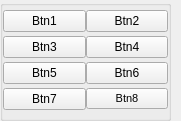
     <widget class="QWidget" name="page">
      <property name="geometry">
       <rect>
        <x>0</x>
        <y>0</y>
        <width>181</width>
        <height>121</height>
       </rect>
      </property>
      <attribute name="label">
       <string>按键</string>
      </attribute>
      <widget class="QGroupBox" name="groupBox">
       <property name="geometry">
        <rect>
         <x>0</x>
         <y>0</y>
         <width>171</width>
         <height>121</height>
        </rect>
       </property>
       <property name="title">
        <string/>
       </property>
       <layout class="QGridLayout" name="gridLayout_4">
        <property name="leftMargin">
         <number>0</number>
        </property>
        <property name="topMargin">
         <number>0</number>
        </property>
        <property name="rightMargin">
         <number>0</number>
        </property>
        <property name="bottomMargin">
         <number>0</number>
        </property>
        <property name="spacing">
         <number>0</number>
        </property>
        <item row="0" column="1">
         <widget class="QPushButton" name="Btn2">
          <property name="text">
           <string>Btn2</string>
          </property>
         </widget>
        </item>
        <item row="1" column="0">
         <widget class="QPushButton" name="Btn3">
          <property name="text">
           <string>Btn3</string>
          </property>
         </widget>
        </item>
        <item row="2" column="1">
         <widget class="QPushButton" name="Btn6">
          <property name="text">
           <string>Btn6</string>
          </property>
         </widget>
        </item>
        <item row="1" column="1">
         <widget class="QPushButton" name="Btn4">
          <property name="text">
           <string>Btn4</string>
          </property>
         </widget>
        </item>
        <item row="0" column="0">
         <widget class="QPushButton" name="Btn1">
          <property name="text">
           <string>Btn1</string>
          </property>
         </widget>
        </item>
        <item row="2" column="0">
         <widget class="QPushButton" name="Btn5">
          <property name="text">
           <string>Btn5</string>
          </property>
         </widget>
        </item>
        <item row="3" column="0">
         <widget class="QPushButton" name="Btn7">
          <property name="text">
           <string>Btn7</string>
          </property>
         </widget>
        </item>
        <item row="3" column="1">
         <widget class="QPushButton" name="Btn8">
          <property name="font">
           <font>
            <pointsize>8</pointsize>
           </font>
          </property>
          <property name="text">
           <string>Btn8</string>
          </property>
         </widget>
        </item>
       </layout>
      </widget>
     </widget>
